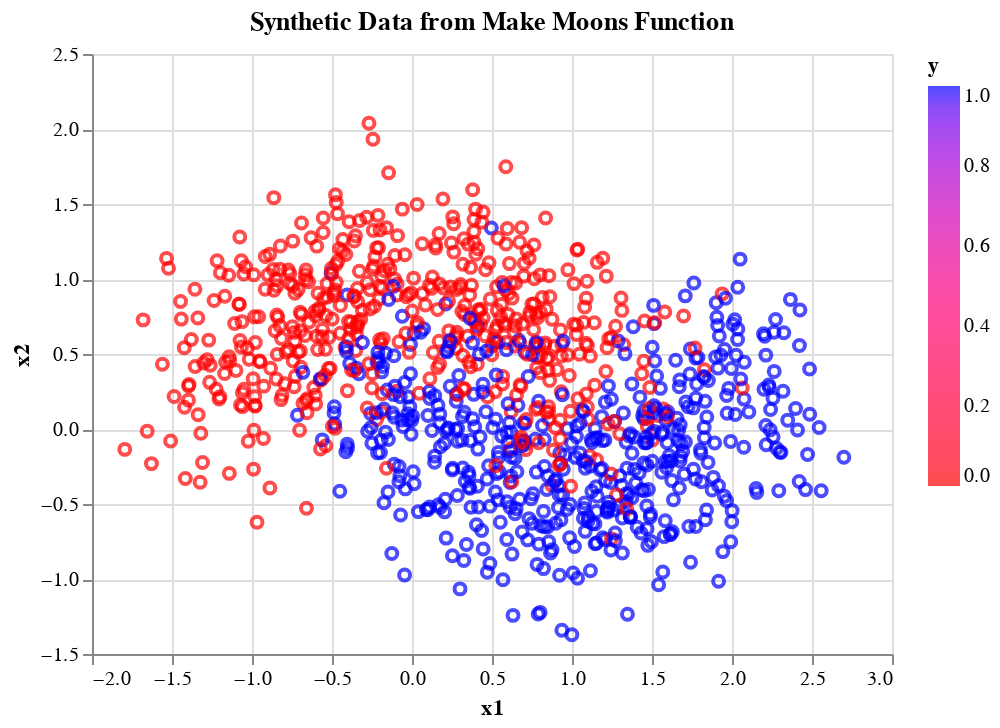

The code cell stored with this chart in its notebook:
### Markdown cell above
**(b)** Visualizing Data

### Code cell
import altair as alt

alt.Chart(
    pd.DataFrame(
        {'x1': X_data[:, 0], 
        'x2': X_data[:, 1], 
        'y': Y_data}), 
        title = "Synthetic Data from Make Moons Function").mark_point().encode(
            x='x1', 
            y='x2', 
            color=alt.Color('y', scale=alt.Scale(
                domain=[0.0, 1.0], 
                range=['red', 'blue'])))

### Figure 1 — Vega-Lite specification as saved in the notebook (floating-point values rounded to 4 significant figures; data arrays with more than 128 entries replaced by an {"elided": "..."} marker saying what was removed)
{"config": {"view": {"continuousWidth": 400, "continuousHeight": 300}}, "data": {"name": "data-38bec42acaa4879ff118c246997b12a0"}, "mark": "point", "encoding": {"color": {"field": "y", "scale": {"domain": [0.0, 1.0], "range": ["red", "blue"]}, "type": "quantitative"}, "x": {"field": "x1", "type": "quantitative"}, "y": {"field": "x2", "type": "quantitative"}}, "title": "Synthetic Data from Make Moons Function", "$schema": "https://vega.github.io/schema/vega-lite/v4.17.0.json", "datasets": {"data-38bec42acaa4879ff118c246997b12a0": {"elided": "1000 records"}}}
